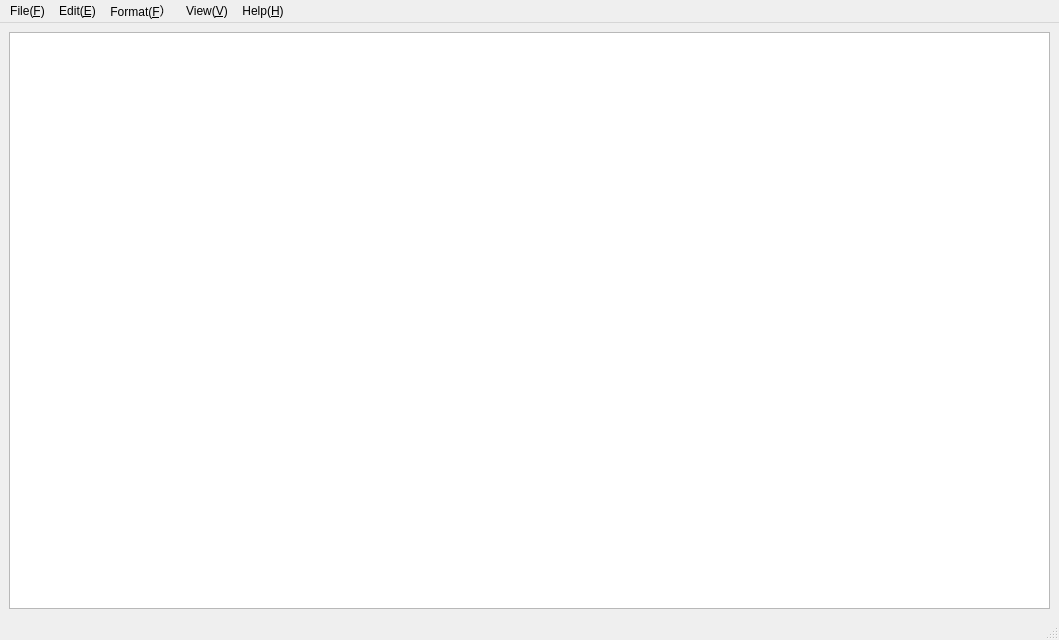
<?xml version="1.0" encoding="UTF-8"?>
<ui version="4.0">
 <class>MainWindow</class>
 <widget class="QMainWindow" name="MainWindow">
  <property name="geometry">
   <rect>
    <x>0</x>
    <y>0</y>
    <width>1059</width>
    <height>640</height>
   </rect>
  </property>
  <property name="windowTitle">
   <string>MainWindow</string>
  </property>
  <property name="windowIcon">
   <iconset resource="images.qrc">
    <normaloff>:/C:/Users/ganwenzhao/Desktop/notepad-master/app.ico</normaloff>:/C:/Users/ganwenzhao/Desktop/notepad-master/app.ico</iconset>
  </property>
  <widget class="QWidget" name="centralwidget">
   <layout class="QVBoxLayout" name="verticalLayout">
    <item>
     <widget class="QTextEdit" name="textEdit">
      <property name="sizePolicy">
       <sizepolicy hsizetype="Expanding" vsizetype="Expanding">
        <horstretch>0</horstretch>
        <verstretch>0</verstretch>
       </sizepolicy>
      </property>
      <property name="toolTip">
       <string notr="true"/>
      </property>
     </widget>
    </item>
   </layout>
  </widget>
  <widget class="QMenuBar" name="menubar">
   <property name="geometry">
    <rect>
     <x>0</x>
     <y>0</y>
     <width>1059</width>
     <height>22</height>
    </rect>
   </property>
   <widget class="QMenu" name="menuFile">
    <property name="title">
     <string>File(&amp;F)</string>
    </property>
    <addaction name="actionNew"/>
    <addaction name="actionOpen"/>
    <addaction name="actionSave"/>
    <addaction name="actionSave_As"/>
    <addaction name="actionPrint"/>
    <addaction name="actionExit"/>
   </widget>
   <widget class="QMenu" name="menuEdit">
    <property name="title">
     <string>Edit(&amp;E)</string>
    </property>
    <addaction name="actionRevoke"/>
    <addaction name="separator"/>
    <addaction name="actionCut"/>
    <addaction name="actionCopy"/>
    <addaction name="actionPaste"/>
    <addaction name="actionDelete"/>
    <addaction name="separator"/>
    <addaction name="actionFind"/>
    <addaction name="actionFind_Next"/>
    <addaction name="actionReplace"/>
    <addaction name="actiongoto"/>
    <addaction name="actionSelect_All"/>
    <addaction name="actionTime_Date"/>
   </widget>
   <widget class="QMenu" name="menuFormat">
    <property name="title">
     <string>Format(&amp;F）</string>
    </property>
    <addaction name="actionAutoLine"/>
    <addaction name="actionFont"/>
   </widget>
   <widget class="QMenu" name="menuView">
    <property name="title">
     <string>View(&amp;V)</string>
    </property>
    <addaction name="actionStatusBar"/>
   </widget>
   <widget class="QMenu" name="menuHelp">
    <property name="title">
     <string>Help(&amp;H)</string>
    </property>
    <addaction name="actionHelp"/>
    <addaction name="actionAbout"/>
   </widget>
   <addaction name="menuFile"/>
   <addaction name="menuEdit"/>
   <addaction name="menuFormat"/>
   <addaction name="menuView"/>
   <addaction name="menuHelp"/>
  </widget>
  <widget class="QStatusBar" name="statusBar"/>
  <action name="actionNew">
   <property name="text">
    <string>New(&amp;N)</string>
   </property>
  </action>
  <action name="actionOpen">
   <property name="text">
    <string>Open(&amp;O)</string>
   </property>
  </action>
  <action name="actionSave">
   <property name="text">
    <string>Save(&amp;S)</string>
   </property>
  </action>
  <action name="actionSave_As">
   <property name="text">
    <string>Save_As(&amp;A)</string>
   </property>
  </action>
  <action name="actionPrint">
   <property name="text">
    <string>Print(&amp;P)</string>
   </property>
  </action>
  <action name="actionRevoke">
   <property name="text">
    <string>Undo(&amp;U)</string>
   </property>
  </action>
  <action name="actionCut">
   <property name="text">
    <string>Cut(&amp;T)</string>
   </property>
  </action>
  <action name="actionCopy">
   <property name="text">
    <string>Copy(&amp;C)</string>
   </property>
  </action>
  <action name="actionPaste">
   <property name="text">
    <string>Paste(&amp;P)</string>
   </property>
   <property name="iconText">
    <string>Paste(P)</string>
   </property>
   <property name="toolTip">
    <string>Paste(P)</string>
   </property>
  </action>
  <action name="actionDelete">
   <property name="text">
    <string>Delete(&amp;L)</string>
   </property>
  </action>
  <action name="actionFind">
   <property name="text">
    <string>Find(&amp;F)</string>
   </property>
  </action>
  <action name="actionFind_Next">
   <property name="text">
    <string>Find_Nxet(&amp;N)</string>
   </property>
  </action>
  <action name="actionReplace">
   <property name="text">
    <string>Replace(&amp;R)</string>
   </property>
  </action>
  <action name="actiongoto">
   <property name="text">
    <string>Goto(&amp;G)</string>
   </property>
  </action>
  <action name="actionSelect_All">
   <property name="text">
    <string>Select_All(&amp;A)</string>
   </property>
  </action>
  <action name="actionTime_Date">
   <property name="text">
    <string>Time/Date(&amp;D)</string>
   </property>
  </action>
  <action name="actionAutoLine">
   <property name="text">
    <string>AutoLine(&amp;W)</string>
   </property>
  </action>
  <action name="actionFont">
   <property name="text">
    <string>Font(&amp;F)</string>
   </property>
  </action>
  <action name="actionStatusBar">
   <property name="checkable">
    <bool>false</bool>
   </property>
   <property name="enabled">
    <bool>true</bool>
   </property>
   <property name="text">
    <string>StatusBar(&amp;S)</string>
   </property>
  </action>
  <action name="actionHelp">
   <property name="text">
    <string>Help(&amp;H)</string>
   </property>
  </action>
  <action name="actionAbout">
   <property name="text">
    <string>About(&amp;A)</string>
   </property>
  </action>
  <action name="actionExit">
   <property name="text">
    <string>Exit(&amp;X)</string>
   </property>
  </action>
 </widget>
 <resources>
  <include location="images.qrc"/>
 </resources>
 <connections/>
</ui>
